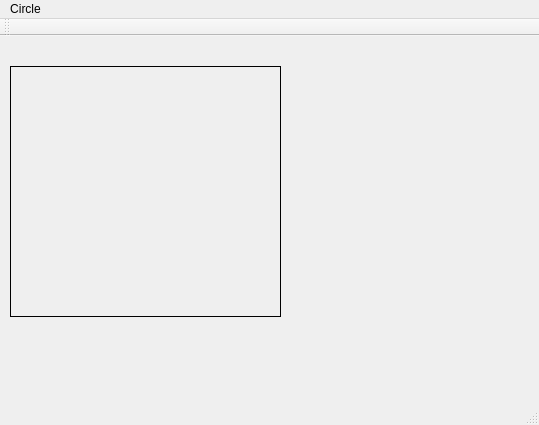
<?xml version="1.0" encoding="UTF-8"?>
<ui version="4.0">
 <class>MainWindow</class>
 <widget class="QMainWindow" name="MainWindow">
  <property name="geometry">
   <rect>
    <x>0</x>
    <y>0</y>
    <width>539</width>
    <height>425</height>
   </rect>
  </property>
  <property name="windowTitle">
   <string>MainWindow</string>
  </property>
  <widget class="QWidget" name="centralWidget">
   <widget class="QFrame" name="DrawFrame">
    <property name="geometry">
     <rect>
      <x>10</x>
      <y>30</y>
      <width>271</width>
      <height>251</height>
     </rect>
    </property>
    <property name="sizePolicy">
     <sizepolicy hsizetype="Maximum" vsizetype="Maximum">
      <horstretch>0</horstretch>
      <verstretch>0</verstretch>
     </sizepolicy>
    </property>
    <property name="frameShape">
     <enum>QFrame::Panel</enum>
    </property>
    <layout class="QVBoxLayout" name="verticalLayout_3">
     <item>
      <layout class="QVBoxLayout" name="DrawVerticalLayout"/>
     </item>
    </layout>
   </widget>
  </widget>
  <widget class="QMenuBar" name="menuBar">
   <property name="geometry">
    <rect>
     <x>0</x>
     <y>0</y>
     <width>539</width>
     <height>29</height>
    </rect>
   </property>
   <widget class="QMenu" name="menuCircle">
    <property name="title">
     <string>Circle</string>
    </property>
    <widget class="QMenu" name="menuFile">
     <property name="title">
      <string>File</string>
     </property>
     <addaction name="separator"/>
     <addaction name="actionSave_as_png_2"/>
    </widget>
    <addaction name="menuFile"/>
   </widget>
   <addaction name="menuCircle"/>
  </widget>
  <widget class="QToolBar" name="mainToolBar">
   <attribute name="toolBarArea">
    <enum>TopToolBarArea</enum>
   </attribute>
   <attribute name="toolBarBreak">
    <bool>false</bool>
   </attribute>
  </widget>
  <widget class="QStatusBar" name="statusBar"/>
  <action name="actionSave_as_png">
   <property name="text">
    <string>Save as png</string>
   </property>
  </action>
  <action name="actionSave_as_png_2">
   <property name="text">
    <string>Save as .png</string>
   </property>
  </action>
 </widget>
 <layoutdefault spacing="6" margin="11"/>
 <resources/>
 <connections/>
</ui>
